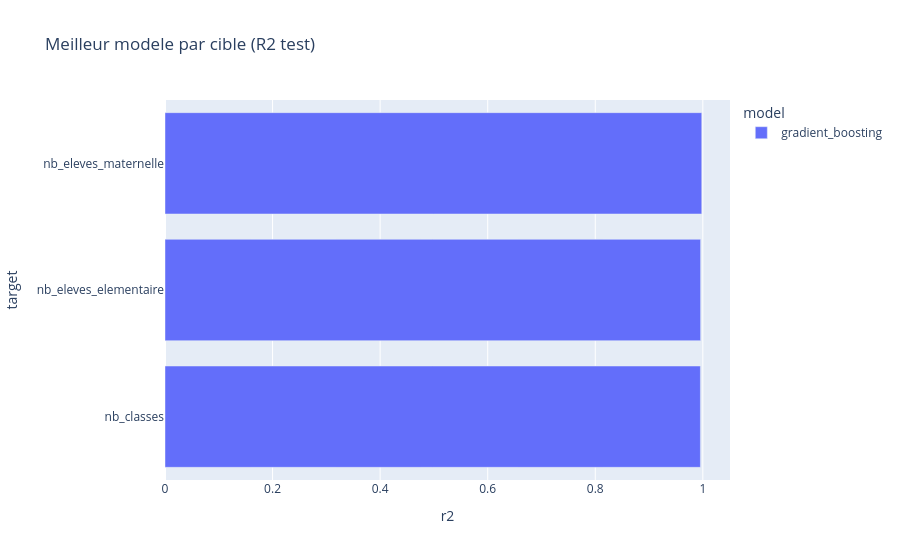

The cell this chart's notebook holds for it:
### Code cell
best = results.loc[results.groupby('target')['r2'].idxmax()].copy()
best = best.sort_values('r2', ascending=True)

fig = px.bar(
    best,
    x='r2',
    y='target',
    color='model',
    orientation='h',
    title='Meilleur modele par cible (R2 test)'
)
fig.show()
best

### Figure 1 — Plotly figure (JSON) as saved in the notebook; plotly's stock layout.template omitted (floating-point values rounded to 4 significant figures)
{"data": [{"hovertemplate": "model=gradient_boosting<br>r2=%{x}<br>target=%{y}<extra></extra>", "legendgroup": "gradient_boosting", "marker": {"color": "#636efa", "pattern": {"shape": ""}}, "name": "gradient_boosting", "orientation": "h", "showlegend": true, "textposition": "auto", "type": "bar", "x": [0.9955, 0.9958, 0.998], "xaxis": "x", "y": ["nb_classes", "nb_eleves_elementaire", "nb_eleves_maternelle"], "yaxis": "y"}], "layout": {"barmode": "relative", "legend": {"title": {"text": "model"}, "tracegroupgap": 0}, "title": {"text": "Meilleur modele par cible (R2 test)"}, "xaxis": {"anchor": "y", "domain": [0, 1], "title": {"text": "r2"}}, "yaxis": {"anchor": "x", "domain": [0, 1], "title": {"text": "target"}}}}
